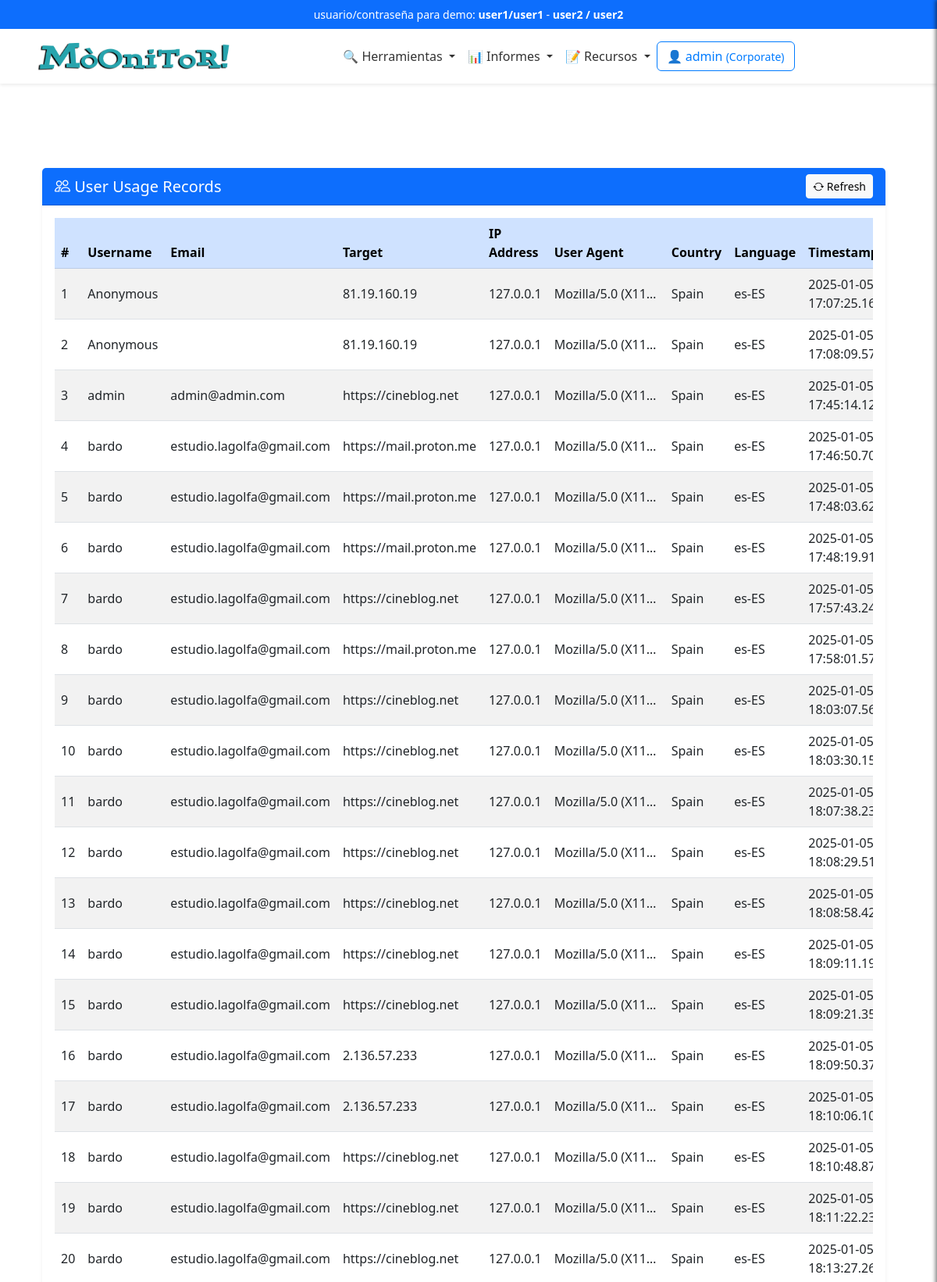
Page /admin/activity (signed in, upper part) on the committed database.
### app/models/user_model.py (models this page shows, shortened)
class Users(UserMixin, db.Model):
    __tablename__ = 'Users'
    id = db.Column(db.Integer, primary_key=True)
    username = db.Column(db.String(80), unique=True, nullable=False)
    email = db.Column(db.String(120), unique=True, nullable=False)
    password_hash = db.Column(db.String(255), nullable=False)
    token = db.Column(db.String(255), index=True, unique=True)
    active = db.Column(db.Boolean, default=False)
    registered_on = db.Column(db.DateTime,
                              nullable=False,
                              default=datetime.datetime.utcnow)
    config = db.Column(JSONType)
    role = db.Column(db.String(20), nullable=False, default='usuario')
    subscription_plan = db.Column(Enum('Free',
                                       'Pro',
                                       'Corporate',
                                       name='subscription_plans'),
                                  default='Free')
    subscription_currency = db.Column(
        db.String(3), default='EUR')  # ISO currency codes (e.g., USD, EUR)
    subscription_expiration = db.Column(db.DateTime, nullable=True)
    subscription_frequency = db.Column(Enum('Monthly',
                                            'Annually',
                                            name='subscription_frequency'),
                                       default='Monthly')
    primary_payment = db.Column(JSONType, nullable=True)  # IBAN, SWIFT, etc.
    secondary_payment = db.Column(JSONType, nullable=True)
    transactions = db.relationship('Transaction', backref='user', lazy=True)
    def is_subscription_active(self):
        if not self.subscription_expiration:
            return False
        return self.subscription_expiration > datetime.datetime.utcnow()

### app/models/usage_model.py (models this page shows, shortened)
class Activity(db.Model):
    __tablename__ = 'Activity'
    id = db.Column(db.Integer, primary_key=True)
    username = db.Column(db.String(64))
    target = db.Column(db.String(256))
    email = db.Column(db.String(120))
    ip_address = db.Column(db.String(15))
    user_agent = db.Column(db.String(256))
    country = db.Column(db.String(64))
    language = db.Column(db.String(64))
    timestamp = db.Column(db.DateTime, index=True, default=datetime.utcnow())
    page_url = db.Column(db.String(256))

### app/views/logs_views.py (the view)
@app.route('/admin/activity')
@login_required
def activity():
    breadcrumbs = [{
        'url': '/admin',
        'text': 'Admin'
    }, {
        'url': '/admin/activity',
        'text': 'Actividad'
    }]
    records = Activity.query.all()
    return render_template('activity.html',
                           records=records,
                           breadcrumbs=breadcrumbs)

### app/__init__.py (called while the page is built)
@app.context_processor
def inject_sidebar_info():
    return dict(is_admin=current_user.is_authenticated
                and current_user.role == 'admin')

@app.context_processor
def inject_breadcrumb():
    breadcrumbs = [{
        'url': '/',
        'text': 'Inicio'
    }, {
        'url': '/profile',
        'text': 'Opcion 1'
    }, {
        'url': '/profile/edit',
        'text': 'Sub opcion 1'
    }]
    return {'breadcrumbs': breadcrumbs}

@app.context_processor
def inject_grouped_tools():
    grouped_tools = {}
    for category, tools_in_category in groupby(sorted(
            tools, key=itemgetter('category')),
                                               key=itemgetter('category')):
        subcategories = {}
        for subcategory, tools_in_subcategory in groupby(
                sorted(tools_in_category, key=itemgetter('subcategory')),
                key=itemgetter('subcategory')):
            subcategories[subcategory] = list(tools_in_subcategory)
        grouped_tools[category] = subcategories
    return dict(grouped_tools=grouped_tools)

@login_manager.user_loader
def load_user(user_id):
    return Users.query.get(int(user_id))

### app/templates/activity.html (shortened to what this page needs)
{% extends "base.html" %}
{% block content %}
<div class="container my-5">
    <div class="row">
        <div class="col-12">
            <div class="card shadow-sm border-0">
                <div class="card-header bg-primary text-white d-flex justify-content-between align-items-center">
                    <h2 class="h5 mb-0"><i class="bi bi-people"></i> User Usage Records</h2>
                    <button class="btn btn-light btn-sm">
                        <i class="bi bi-arrow-repeat"></i> Refresh
                    </button>
                </div>
                <div class="card-body">
                    {% if records %}
                    <div class="table-responsive">
                        <table id="usageRecordsTable" class="table table-striped table-hover align-middle">
                            <thead class="table-primary">
                                <tr>
                                    <th>#</th>
                                    <th>Username</th>
                                    <th>Email</th>
                                    <th>Target</th>
                                    <th>IP Address</th>
                                    <th>User Agent</th>
                                    <th>Country</th>
                                    <th>Language</th>
                                    <th>Timestamp</th>
                                </tr>
                            </thead>
                            <tbody>
                                {% for record in records %}
                                <tr>
                                    <td>{{ record.id }}</td>
                                    <td>{{ record.username }}</td>
                                    <td>{{ record.email }}</td>
                                    <td>{{ record.target }}</td>
                                    <td>{{ record.ip_address }}</td>
                                    <td class="text-truncate" style="max-width: 150px;" title="{{ record.user_agent }}">
                                        {{ record.user_agent }}
                                    </td>
                                    <td>{{ record.country }}</td>
                                    <td>{{ record.language }}</td>
                                    <td>{{ record.timestamp }}</td>
                                </tr>
                                {% endfor %}
                            </tbody>
                        </table>
                    </div>
                    {% else %}
                    <div class="alert alert-warning text-center" role="alert">
                        <i class="bi bi-info-circle"></i> No usage records found.
                    </div>
                    {% endif %}
                </div>
            </div>
        </div>
    </div>
</div>
{% endblock %}

### app/templates/inc/navbar.html (shortened to what this page needs)
<nav class="navbar navbar-expand-lg navbar-light bg-white shadow-sm">
  <div class="container">
    <a class="navbar-brand mx-auto" href="{{ url_for('index') }}">
      <img src="{{ url_for('static', filename='logo.png') }}" alt="Logo" height="50"
        class="d-inline-block align-text-top">
    </a>
    <div class="collapse navbar-collapse justify-content-center" id="navbarNav">
      <ul class="navbar-nav align-items-center">
        <li class="nav-item dropdown">
          <a class="nav-link dropdown-toggle" href="#" id="domainDnsDropdown" role="button" data-bs-toggle="dropdown"
            aria-expanded="false">
            🔍 Herramientas
          </a>
        </li>
        <li class="nav-item dropdown">
          <a class="nav-link dropdown-toggle" href="#" id="domainDnsDropdown" role="button" data-bs-toggle="dropdown"
            aria-expanded="false">
            📊 Informes
          </a>
        </li>
        <li class="nav-item dropdown">
          <a class="nav-link dropdown-toggle" href="#" id="domainDnsDropdown" role="button" data-bs-toggle="dropdown"
            aria-expanded="false">
            📝 Recursos
          </a>
        </li>
      </ul>
    <div class="d-flex flex-column flex-sm-row align-items-center justify-content-center ms-0 mb-3 mt-3">
      {% if current_user.is_authenticated %}
          <a href="/dashboard" class="btn btn-outline-primary mb-2 mb-sm-0 me-sm-2">
              <span class="item-responsive">👤 {{ current_user.username }}
                  <small>({{ current_user.subscription_plan }})</small>
              </span>
          </a>
      {% endif %}
  </div>
    </div>
  </div>
</nav>

### app/static/css/style.css (style rules this page uses)
:root { --primary-color: #007bff; --secondary-color: #6c757d; --background-color: #f8f9fa; --text-color: #212529; --info-color: #7c71c5; --navbar-background: white; --navbar-shadow: 0 4px 2px -2px rgba(0, 0, 0, 0.1); --navbar-link: #333; --white: #fff; --featured-column: #f9f9f9; --menu-header: #000; --menu-separator: #ccc; --hover-background: #e0e0e0; }
body { display: flex; flex-direction: column; min-height: 100vh; background-image: url('https://ciberpunk.es/wp-content/uploads/2020/12/finance4-section-bg2.png'); background-repeat: repeat-y; background-blend-mode: normal; }
.navbar { background-color: var(--navbar-background); box-shadow: var(--navbar-shadow); width: 100%; display: block; padding: 0; position: relative; }
.navbar-nav .nav-link { color: var(--navbar-link); }
.btn-outline-primary { border-color: var(--primary-color); color: var(--primary-color); }
.row { margin-right: 0 !important; }

### app/templates/activity.html (style rules this page uses)
.table-striped>tbody>tr:nth-of-type(odd) { background-color: #f8f9fa; }
.text-truncate { white-space: nowrap; overflow: hidden; text-overflow: ellipsis; }

### rows in the picture
Users: username "admin", subscription_plan "Corporate"
Activity: id "1", username "Anonymous", target "81.19.160.19", ip_address "127.0.0.1", user_agent "Mozilla/5.0 (X11…", country "Spain", language "es-ES", timestamp "2025-01-05…"
Activity: id "2", username "Anonymous", target "81.19.160.19", ip_address "127.0.0.1", user_agent "Mozilla/5.0 (X11…", country "Spain", language "es-ES", timestamp "2025-01-05…"
Activity: id "3", username "admin", email "admin@admin.com", target "https://cineblog.net", ip_address "127.0.0.1", user_agent "Mozilla/5.0 (X11…", country "Spain", language "es-ES", timestamp "2025-01-05…"
Activity: id "4", username "bardo", email "estudio.lagolfa@gmail.com", target "https://mail.proton.me", ip_address "127.0.0.1", user_agent "Mozilla/5.0 (X11…", country "Spain", language "es-ES", timestamp "2025-01-05…"
Activity: id "5", username "bardo", email "estudio.lagolfa@gmail.com", target "https://mail.proton.me", ip_address "127.0.0.1", user_agent "Mozilla/5.0 (X11…", country "Spain", language "es-ES", timestamp "2025-01-05…"
Activity: id "6", username "bardo", email "estudio.lagolfa@gmail.com", target "https://mail.proton.me", ip_address "127.0.0.1", user_agent "Mozilla/5.0 (X11…", country "Spain", language "es-ES", timestamp "2025-01-05…"
Activity: id "7", username "bardo", email "estudio.lagolfa@gmail.com", target "https://cineblog.net", ip_address "127.0.0.1", user_agent "Mozilla/5.0 (X11…", country "Spain", language "es-ES", timestamp "2025-01-05…"
Activity: id "8", username "bardo", email "estudio.lagolfa@gmail.com", target "https://mail.proton.me", ip_address "127.0.0.1", user_agent "Mozilla/5.0 (X11…", country "Spain", language "es-ES", timestamp "2025-01-05…"
Activity: id "9", username "bardo", email "estudio.lagolfa@gmail.com", target "https://cineblog.net", ip_address "127.0.0.1", user_agent "Mozilla/5.0 (X11…", country "Spain", language "es-ES", timestamp "2025-01-05…"
Activity: id "10", username "bardo", email "estudio.lagolfa@gmail.com", target "https://cineblog.net", ip_address "127.0.0.1", user_agent "Mozilla/5.0 (X11…", country "Spain", language "es-ES", timestamp "2025-01-05…"
Activity: id "11", username "bardo", email "estudio.lagolfa@gmail.com", target "https://cineblog.net", ip_address "127.0.0.1", user_agent "Mozilla/5.0 (X11…", country "Spain", language "es-ES", timestamp "2025-01-05…"
Activity: id "12", username "bardo", email "estudio.lagolfa@gmail.com", target "https://cineblog.net", ip_address "127.0.0.1", user_agent "Mozilla/5.0 (X11…", country "Spain", language "es-ES", timestamp "2025-01-05…"
Activity: id "13", username "bardo", email "estudio.lagolfa@gmail.com", target "https://cineblog.net", ip_address "127.0.0.1", user_agent "Mozilla/5.0 (X11…", country "Spain", language "es-ES", timestamp "2025-01-05…"
Activity: id "14", username "bardo", email "estudio.lagolfa@gmail.com", target "https://cineblog.net", ip_address "127.0.0.1", user_agent "Mozilla/5.0 (X11…", country "Spain", language "es-ES", timestamp "2025-01-05…"
Activity: id "15", username "bardo", email "estudio.lagolfa@gmail.com", target "https://cineblog.net", ip_address "127.0.0.1", user_agent "Mozilla/5.0 (X11…", country "Spain", language "es-ES", timestamp "2025-01-05…"
Activity: id "16", username "bardo", email "estudio.lagolfa@gmail.com", target "2.136.57.233", ip_address "127.0.0.1", user_agent "Mozilla/5.0 (X11…", country "Spain", language "es-ES", timestamp "2025-01-05…"
Activity: id "17", username "bardo", email "estudio.lagolfa@gmail.com", target "2.136.57.233", ip_address "127.0.0.1", user_agent "Mozilla/5.0 (X11…", country "Spain", language "es-ES", timestamp "2025-01-05…"
Activity: id "18", username "bardo", email "estudio.lagolfa@gmail.com", target "https://cineblog.net", ip_address "127.0.0.1", user_agent "Mozilla/5.0 (X11…", country "Spain", language "es-ES", timestamp "2025-01-05…"
Activity: id "19", username "bardo", email "estudio.lagolfa@gmail.com", target "https://cineblog.net", ip_address "127.0.0.1", user_agent "Mozilla/5.0 (X11…", country "Spain", language "es-ES", timestamp "2025-01-05…"
Activity: id "20", username "bardo", email "estudio.lagolfa@gmail.com", target "https://cineblog.net", ip_address "127.0.0.1", user_agent "Mozilla/5.0 (X11…", country "Spain", language "es-ES", timestamp "2025-01-05…"
